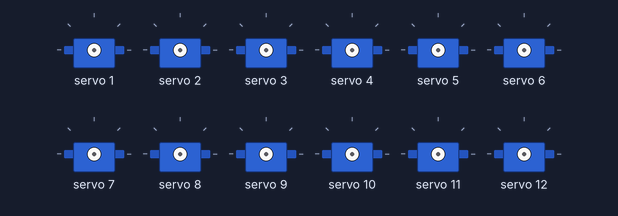
Simulated run of this sketch. Board: Arduino Uno, built with avr-gcc and run on an emulated ATmega328P. Shown: 12 × servo.

Above: at 0.05 s.
At 0.85 s:
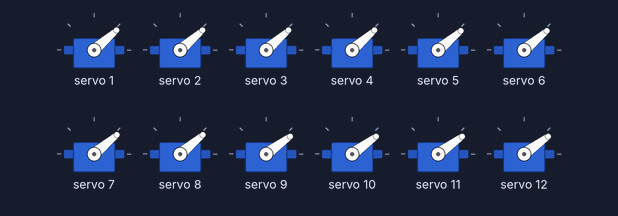
At 1.7 s:
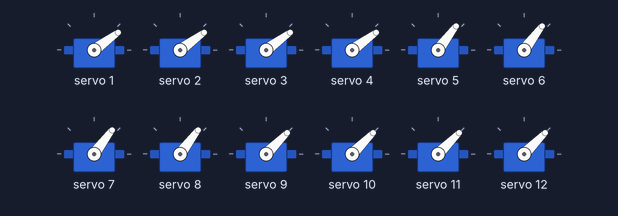
At 2.5 s:
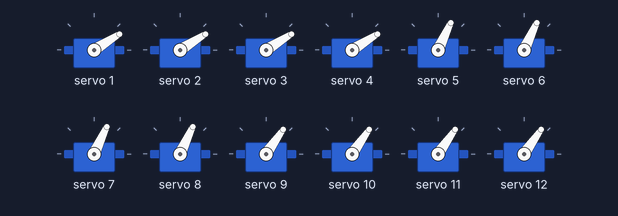
At 3.4 s:
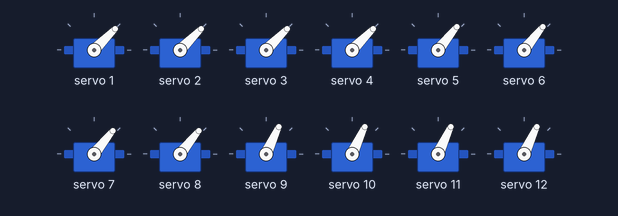
Timing chart, 0 to 7.8 s (numbered marks = the images above):
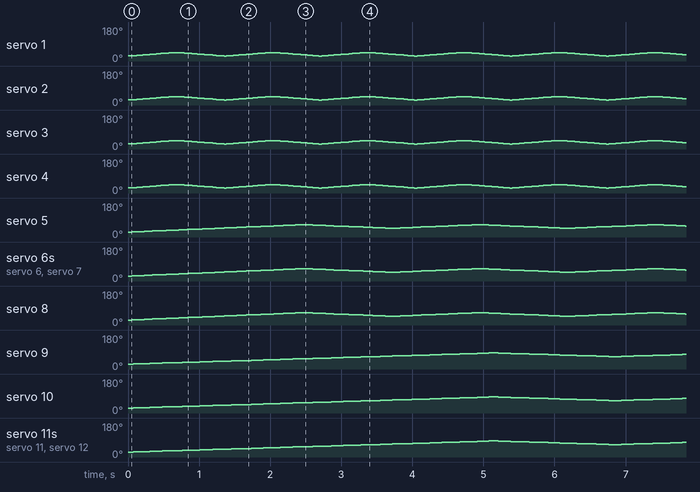

The sketch:

sketch_nov10a.ino
```cpp
#include <Wire.h>
#include <Adafruit_PWMServoDriver.h>

Adafruit_PWMServoDriver servos = Adafruit_PWMServoDriver(0x40);


unsigned int pos0 = 200; // ancho de pulso en cuentas para pocicion 0°ish
unsigned int pos180 = 500; // ancho de pulso en cuentas para la pocicion 180°ish
//flags for min angle
bool flagMin_1 = true, flagMin_2 = true, flagMin_3 = true, flagMin_4 = true;
//flags for max angle
bool flagMax_1 = false, flagMax_2 = false, flagMax_3 = false, flagMax_4 = false;
//variables for the millis clock
unsigned int reloj_1, reloj_2, reloj_3, reloj_4;
int duty_1 = pos0, duty_2 = pos0, duty_3 = pos0, duty_4 = pos0;
//this changes the speed of the motors
int limite_1 = 10;
int limite_2 = 20;
int limite_3 = 30;
int limite_4 = 40;

void setup() {
  servos.begin();
  servos.setPWMFreq(60); //Frecuecia PWM de 60Hz o T=16,66ms
}


void loop() {
  //-------------------------------------------------------------------------------------------------------------------------------------------------------
  //motores del 1 al 4
  //-------------------------------------------------------------------------------------------------------------------------------------------------------
  if (millis() - reloj_1 > limite_1)
  {
    if (duty_1 <= 200)
    {
      flagMin_1 = true;
      flagMax_1 = false;
    }
    if (flagMin_1 == true)
    {
      duty_1 = duty_1 + 1;
    }
    if (duty_1 >= 250)
    {
      flagMax_1 = true;
      flagMin_1 = false;
    }
    if (flagMax_1 == true)
    {
      duty_1 = duty_1 - 1;
    }
    servos.setPWM(1, 0, duty_1);
    servos.setPWM(2, 0, duty_1);
    servos.setPWM(3, 0, duty_1);
    servos.setPWM(4, 0, duty_1);
    reloj_1 = millis();
  }
  //-------------------------------------------------------------------------------------------------------------------------------------------------------
  //motores del 5 al 9
  //-------------------------------------------------------------------------------------------------------------------------------------------------------
  if (millis() - reloj_2 > limite_2)
  {
    if (duty_2 <= 250)
    {
      flagMin_2 = true;
      flagMax_2 = false;
    }
    if (flagMin_2 == true)
    {
      duty_2 = duty_2 + 1;
    }
    if (duty_2 >= 300)
    {
      flagMax_2 = true;
      flagMin_2 = false;
    }
    if (flagMax_2 == true)
    {
      duty_2 = duty_2 - 1;
    }
    servos.setPWM(5, 0, duty_2);
    servos.setPWM(6, 0, duty_2);
    servos.setPWM(7, 0, duty_2);
    servos.setPWM(8, 0, duty_2);
    reloj_2 = millis();
  }
  //-------------------------------------------------------------------------------------------------------------------------------------------------------
  //motores del 9 al 12
  //-------------------------------------------------------------------------------------------------------------------------------------------------------
  if (millis() - reloj_3 > limite_3)
  {
    if (duty_3 <= 300)
    {
      flagMin_3 = true;
      flagMax_3 = false;
    }
    if (flagMin_3 == true)
    {
      duty_3 = duty_3 + 1;
    }
    if (duty_3 >= 350)
    {
      flagMax_3 = true;
      flagMin_3 = false;
    }
    if (flagMax_3 == true)
    {
      duty_3 = duty_3 - 1;
    }
    servos.setPWM(9, 0, duty_3);
    servos.setPWM(10, 0, duty_3);
    servos.setPWM(11, 0, duty_3);
    servos.setPWM(12, 0, duty_3);
    reloj_3 = millis();
  }
  //-------------------------------------------------------------------------------------------------------------------------------------------------------
  //motores del 13 al 16
  //-------------------------------------------------------------------------------------------------------------------------------------------------------
  if (millis() - reloj_4 > limite_4)
  {
    if (duty_4 <= 350)
    {
      flagMin_4 = true;
      flagMax_4 = false;
    }
    if (flagMin_4 == true)
    {
      duty_4 = duty_4 + 1;
    }
    if (duty_4 >= 400)
    {
      flagMax_4 = true;
      flagMin_4 = false;
    }
    if (flagMax_4 == true)
    {
      duty_4 = duty_4 - 1;
    }
    servos.setPWM(13, 0, duty_4);
    servos.setPWM(14, 0, duty_4);
    servos.setPWM(15, 0, duty_4);
    servos.setPWM(16, 0, duty_4);
    reloj_4 = millis();
  }
}
```
